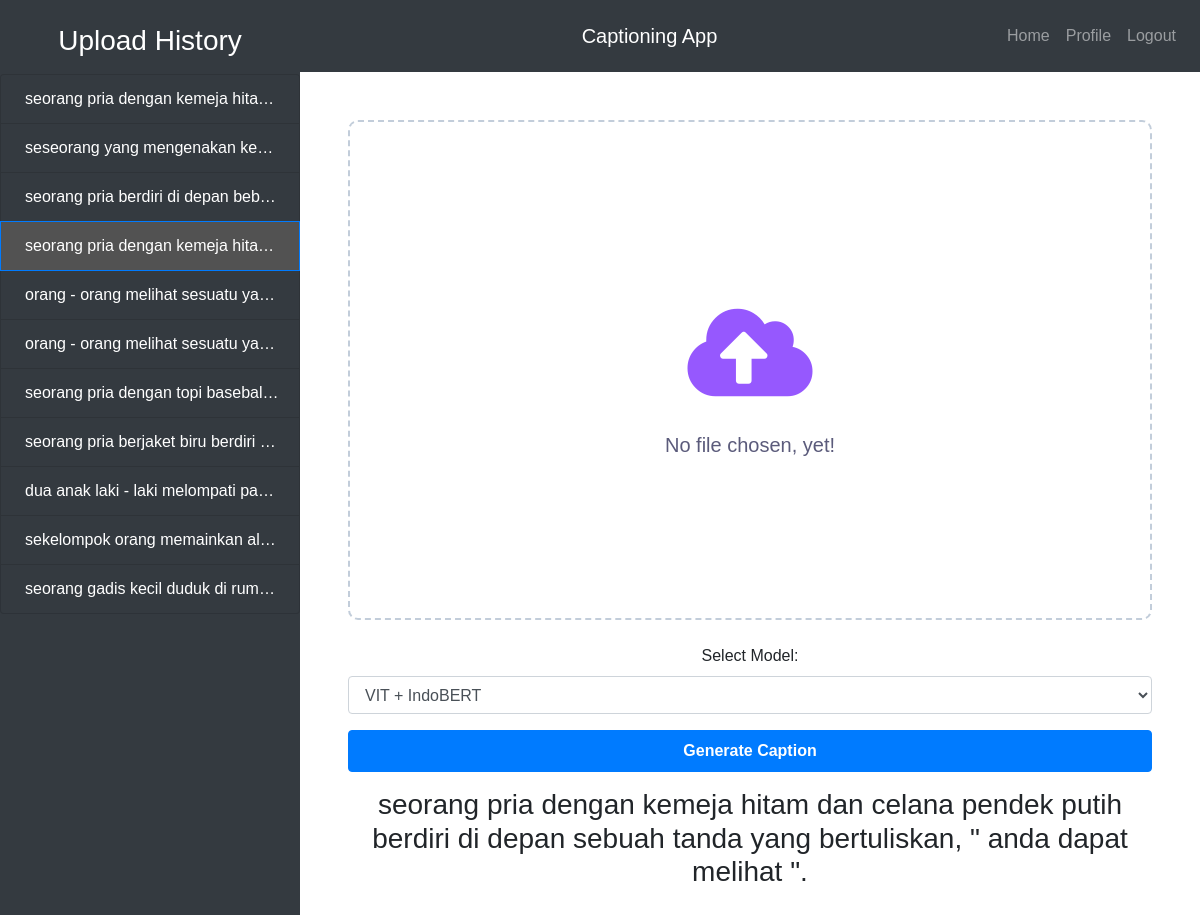
Screenshot of /?generation_id=8 (signed in) with the database file from the repository.
### app/models.py (models this page shows)
class PredictHistory(db.Model):
    id = db.Column(db.Integer, primary_key=True)
    user_id = db.Column(db.Integer, db.ForeignKey('user.id'), nullable=False)
    image_file = db.Column(db.String(100), nullable=False, unique=True)
    caption = db.Column(db.String(100), nullable=False)
    generated_date = db.Column(db.DateTime, nullable=False)

### app/main.py (the view)
@main.route('/')
@login_required
def index():
    user_id = current_user.id
    histories = PredictHistory.query.filter_by(user_id=user_id).order_by(PredictHistory.generated_date.desc())
    if "generation_id" in request.args:
        generation_id = request.args["generation_id"]
        pred_hist = PredictHistory.query.get(int(generation_id))
        if not pred_hist:
            flash("This generation doesn't exist or already deleted")
            return redirect(url_for("main.index"))
        return render_template('index.html', histories=histories, image_path=pred_hist.image_file, caption=pred_hist.caption)
    else:
        return render_template('index.html', histories=histories, image_path="", caption="")

### app/__init__.py (called while the page is built)
def create_app():
    app = Flask(__name__)
    app.config['SECRET_KEY'] = 'imagecaptionbryan'
    app.config['SQLALCHEMY_DATABASE_URI'] = 'sqlite:///db.sqlite'
    db.init_app(app)
    login_manager = LoginManager()
    login_manager.login_view = 'auth.login'
    login_manager.init_app(app)
    @login_manager.user_loader
    def load_user(user_id):
        return User.query.get(int(user_id))
    from .models import User, PredictHistory
    with app.app_context():
        db.create_all()
    from .auth import auth as auth_blueprint
    app.register_blueprint(auth_blueprint)
    from .main import main as main_blueprint
    app.register_blueprint(main_blueprint)
    return app

### app/templates/index.html (shortened to what this page needs)
{% extends "base.html" %}
{% block sidebar %}
<div class="h-100 bg-dark text-white overflow-auto py-4">
    <h3 class="text-center mb-3">Upload History</h3>
    <ul class="list-group" id="history-list">
        {% for history in histories %}
        {% if request.args.get('generation_id') == history.id|string %}
        <a href="{{ url_for('main.index') + '?generation_id=' + history.id|string }}"
            class="list-group-item list-group-item-action text-white text-nowrap text-truncate pl-4 show active">{{
            history.caption }}</a>
        {% else %}
        <a href="{{ url_for('main.index') + '?generation_id=' + history.id|string }}"
            class="list-group-item list-group-item-action text-white text-nowrap text-truncate pl-4 show">{{ history.caption
            }}</a>
        {% endif %}
        {% endfor %}
    </ul>
</div>
{% endblock %}
{% block content %}
<link rel="stylesheet" href="https://cdnjs.cloudflare.com/ajax/libs/font-awesome/5.15.3/css/all.min.css" />
<div class="contrainer-fluid overflow-auto">
    <div class="container text-center flex-grow-1 p-5">
        <div class="wrapper mb-4">
            <div class="image" role="button" onclick="defaultBtnActive()">
            </div>
            <div class="content">
                <div class="icon">
                    <i class="fas fa-cloud-upload-alt"></i>
                </div>
                <div class="text">
                    No file chosen, yet!
                </div>
            </div>
        </div>
        <label for="captioner">Select Model:</label>
        <select id="captioner" class="form-control">
            <option value="vit-indobert">VIT + IndoBERT</option>
        </select>
        <button class="btn btn-primary w-100 p-2 font-weight-bold mt-3" id="generateButton"
            onclick="generate_caption()">Generate Caption</button>
        <h3 id="resultLabel" class="mt-3">{{ caption }}</h3>
    </div>
</div>
{% endblock %}

### app/templates/base.html (style rules this page uses)
html, body { height: 100%; font-family: sans-serif, "Helvetica Neue", Arial, "Apple Color Emoji", "Segoe UI Emoji", "Segoe UI Symbol"; }

### app/templates/index.html (style rules this page uses)
.list-group-item { background-color: #343a40; }
.list-group-item.active { background-color: rgb(82, 82, 82); }
.wrapper { position: relative; height: 500px; width: 100%; border-radius: 10px; background: #fff; border: 2px dashed #c2cdda; display: flex; align-items: center; justify-content: center; overflow: hidden; }
.wrapper .image { position: absolute; height: 100%; width: 100%; display: flex; align-items: center; justify-content: center; }
.wrapper .icon { font-size: 100px; color: #9658fe; }
.wrapper .text { font-size: 20px; font-weight: 500; color: #5B5B7B; }
ul a { transition: all 0.5s ease-out; opacity: 0; }
ul a.show { opacity: 1; }

### rows the page displays
PredictHistory: caption "seorang pria dengan kemeja hita…"
PredictHistory: caption "seseorang yang mengenakan ke…"
PredictHistory: caption "seorang pria berdiri di depan beb…"
PredictHistory: caption "seorang pria dengan kemeja hita…", caption "seorang pria dengan kemeja hitam dan celana pendek putih berdiri di depan sebuah tanda yang bertuliskan, \" anda dapat melihat \"."
PredictHistory: caption "orang - orang melihat sesuatu ya…"
PredictHistory: caption "orang - orang melihat sesuatu ya…"
PredictHistory: caption "seorang pria dengan topi basebal…"
PredictHistory: caption "seorang pria berjaket biru berdiri…"
PredictHistory: caption "dua anak laki - laki melompati pa…"
PredictHistory: caption "sekelompok orang memainkan al…"
PredictHistory: caption "seorang gadis kecil duduk di rum…"
